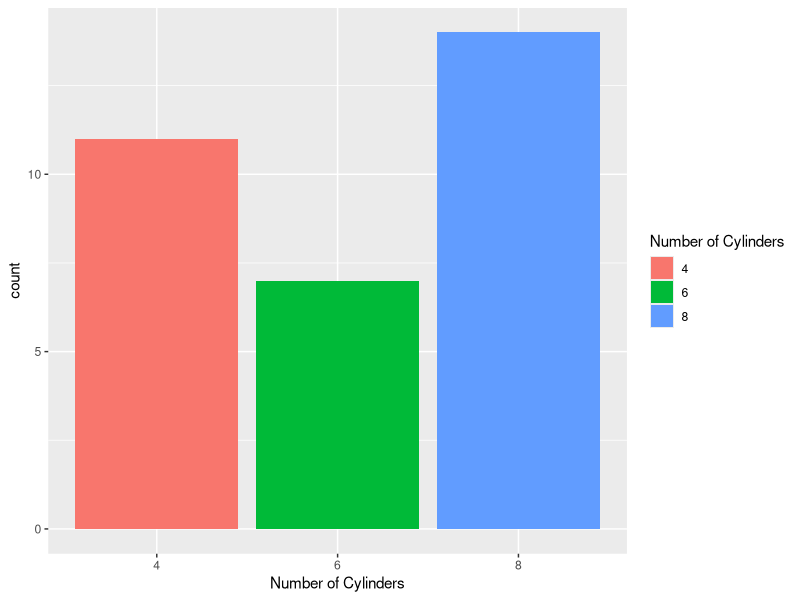
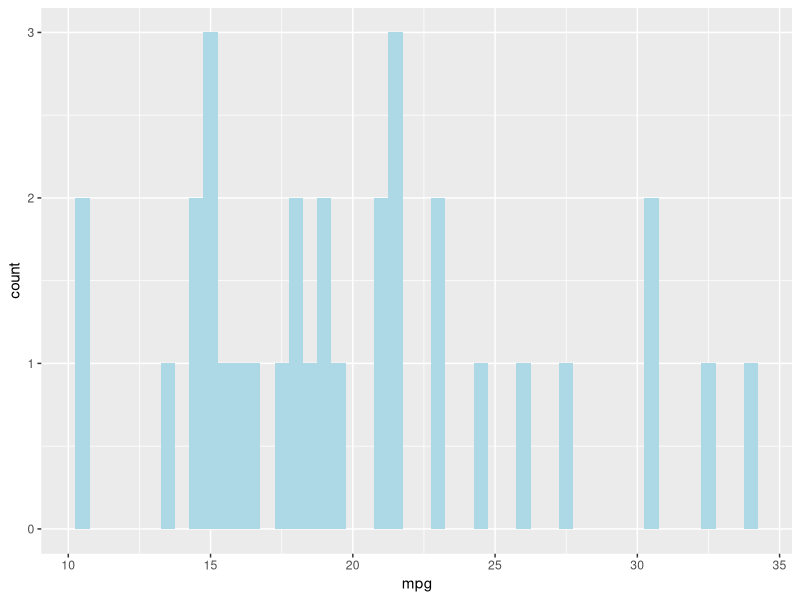
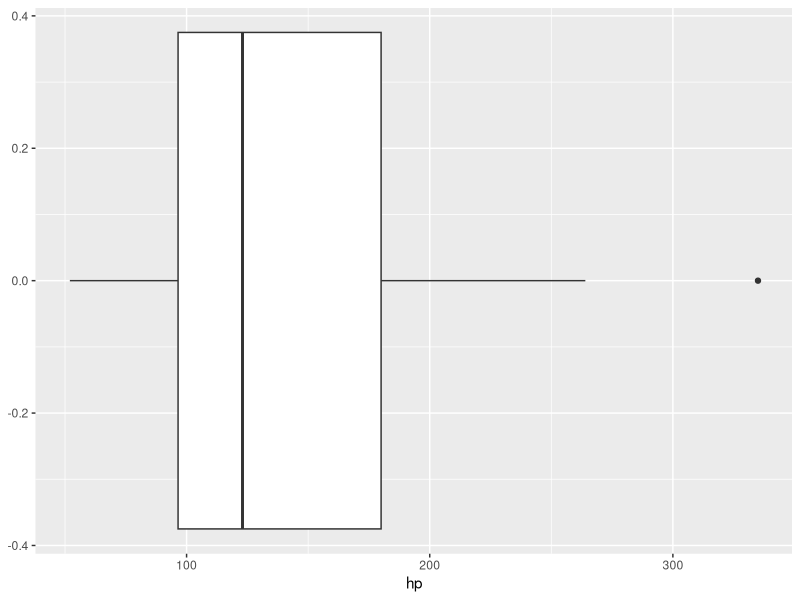
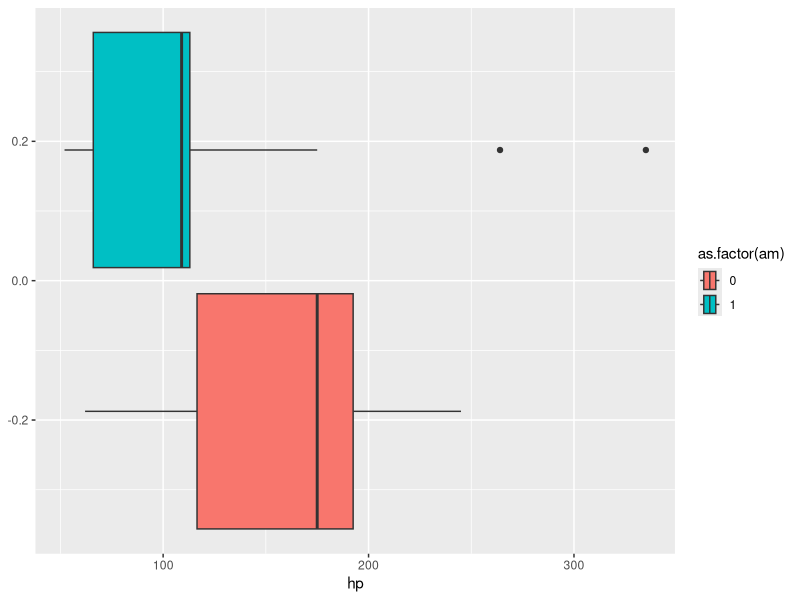
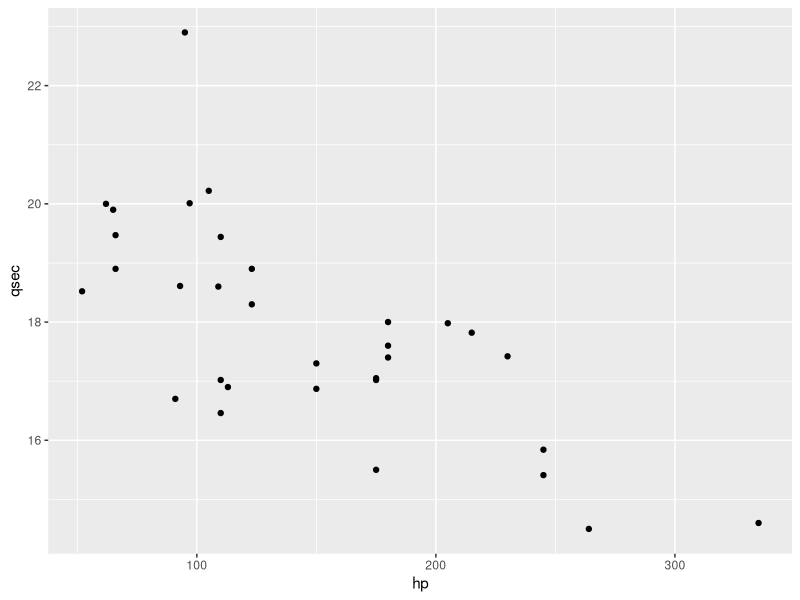

The R script that drew these images, in order:
## ---- chunk 1
# save it into our library
mtcars <- mtcars
print(head(mtcars))
## ---- chunk 2
table(mtcars$cyl)
## ---- chunk 3
mode <- function(x) {
  names(sort(-table(x)))[1]
}

mode(mtcars$cyl)
## ---- chunk 4
library(tidyverse)
ggplot(data = mtcars, aes(x=as.factor(cyl)))+
  geom_bar(aes(fill=as.factor(cyl)))+
  labs(x="Number of Cylinders", 
       fill = "Number of Cylinders")
## ---- chunk 5
ggplot(data=mtcars)+
  geom_histogram(aes(x=mpg), fill="lightblue", binwidth=0.5)
## ---- chunk 6
mtcars %>% 
  count(cut_width(mpg, 0.5))
## ---- chunk 7
ggplot(data=mtcars, aes(x=hp))+
  geom_boxplot()
## ---- chunk 8
ggplot(data=mtcars, aes(x=hp))+
  geom_boxplot(aes(fill=as.factor(am)))
## ---- chunk 9
mtcars <- mtcars %>%
  mutate(
    Q1 = quantile(hp, 0.25),      # 25th percentile
    Q3 = quantile(hp, 0.75),      # 75th percentile
    IQR = Q3 - Q1,                 # Interquartile range
    lower_bound = Q1 - 1.5 * IQR,  # lower cutoff
    upper_bound = Q3 + 1.5 * IQR,  # upper cutoff
    outlier_iqr = ifelse(hp < lower_bound | hp > upper_bound, 1, 0)
  )

print(mtcars %>% filter(outlier_iqr == 1))
## ---- chunk 10
mtcars <- mtcars %>%
  mutate(zscore_hp = as.numeric(scale(hp)),
         outlier_zscore = ifelse(abs(zscore_hp) > 2, 1, 0))

print(mtcars %>% filter(outlier_zscore == 1))
## ---- chunk 11
mtcars <- mtcars %>%
  mutate(
    outlier_pct = ifelse(hp > quantile(hp, 0.95), 1, 0)
  )

print(mtcars %>% filter(outlier_pct == 1))
## ---- chunk 12
scatter <- ggplot(data = mtcars,
                  aes(x = hp, 
                      y = qsec))+
           geom_point()
## ---- chunk 13
cov(mtcars$hp, mtcars$qsec)
cor(mtcars$hp, mtcars$qsec)
## ---- chunk 14
scatter
